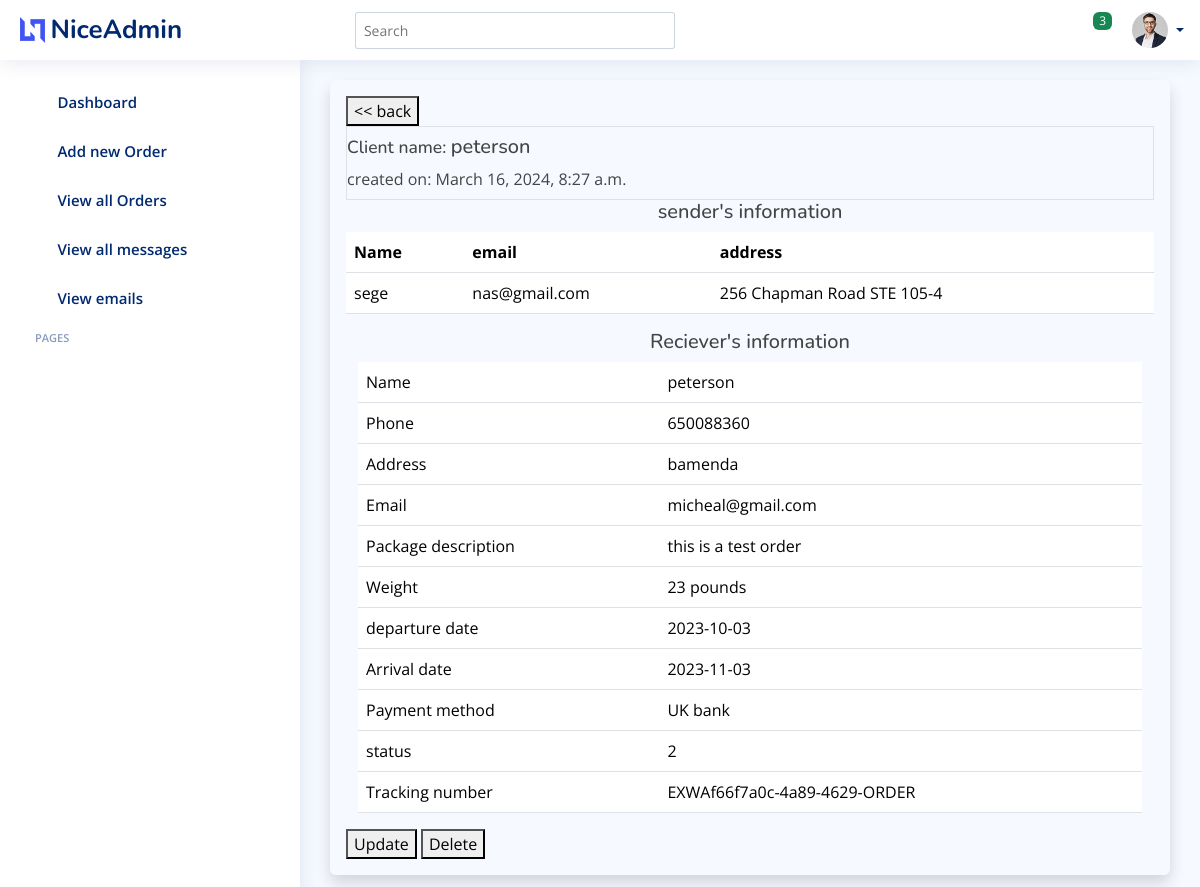
The page /adminside/details/0ee68c50487448ec99fb040bddc094c9/ on the database its author committed.
### adminside/models.py (models this page shows, shortened)
class Order(models.Model):
    sender_name = models.CharField(max_length=50)
    sender_address = models.CharField(max_length=50)
    sender_email = models.EmailField()
    sender_phone = models.CharField(null=True, blank=True, max_length=50)
    reciever_name = models.CharField(max_length=50, null=True, blank=True)
    Phone_number = models.CharField(null=True, blank=True, max_length=50)
    reciever_address = models.CharField(max_length=50, null=True, blank=True)
    reciever_email = models.EmailField()
    origin = models.CharField(max_length=50, null=True, blank=True)
    destination = models.CharField(max_length=50, null=True, blank=True)
    package = models.IntegerField(null=True)
    carrier = models.CharField(max_length=50, null=True, blank=True)
    type_of_shipment = models.CharField(max_length=50, null=True, blank=True)
    description = models.TextField(null=True, blank=True)
    reference_number = models.CharField(max_length=50, null=True, blank=True)
    weight = models.CharField(max_length=50, null=True, blank=True)
    departure_date = models.DateField(null=True, blank=True)
    arrival_date = models.DateField(null=True, blank=True)
    departure_time = models.CharField(null=True, blank=True, max_length=10)
    arrival_time = models.CharField(null=True, blank=True,  max_length=10)
    payment_method = models.CharField(max_length=50, null=True, blank=True)
    tracking_number = models.CharField(default=f"EXWA{str(uuid.uuid4())[:18]}-ORDER", max_length=30, unique=True)
    status = models.IntegerField(choices=ORDERSTATUS, default=1)
    id = models.UUIDField(default=uuid.uuid4, unique=True, primary_key=True, editable= False)
    date_added = models.DateTimeField(auto_now_add = True)
    updated = models.DateTimeField(auto_now=True)
    class Meta:
        ordering = ['-date_added']

### adminside/views.py (the view)
# urls.py: path('details/<str:pk>/', views.details, name = 'details'),
def details(request, pk):
    order = Order.objects.get(id=pk)
    return render(request, 'details.html', {'order': order})

### adminside/templates/details.html
{% extends 'base.html' %}
{% load static %}
{% block content %}
<div class="container  shadow p-3 mb-5 rounded">
    <a href="{% url 'AdminSide:order-list'%}"><button type="button" class="btn-secondary"> << back </button></a>
      <div class="nav navbar border">
          <div class="row">
              <div class="title"><h5><small>Client name: </small>{{ order.reciever_name}}</h5></div>
              <div class="timestamp">created on: {{order.date_added}}</div>
          </div>
      </div>
      <div class="sender">
          <h5 class="text-center">sender's information</h5>
          <table class="table">
              <thead>
                <tr>
                  <th scope="col">Name</th>
                  <th scope="col">email</th>
                  <th scope="col">address</th>
                </tr>
              </thead>
              <tbody>
                <tr>
                  <td>{{order.sender_name}}</td>
                  <td>{{order.sender_email}}</td>
                  <td>{{order.sender_address}}</td>
                </tr>
              </tbody>
            </table>
      </div>
      <div class="container-fluid reciever">
          <h5 class="text-center">Reciever's information</h5>
          <table class="table">
              <tbody>
                <tr>
                  <td class="text-strong">Name</td>
                  <td>{{order.reciever_name}}</td>
                </tr>
                <tr>
                  <td class="text-strong">Phone</td>
                  <td>{{order.Phone_number}}</td>
                </tr>
                <tr>
                  <td class="text-strong">Address</td>
                  <td>{{order.reciever_address}}</td>
                </tr>
                <tr>
                  <td class="text-strong">Email</td>
                  <td>{{order.reciever_email}}</td>
                </tr>
                <tr>
                  <td class="text-strong">Package description</td>
                  <td>{{order.description}}</td>
                </tr>
                <tr>
                  <td class="text-strong">Weight</td>
                  <td>{{order.weight}}</td>
                </tr>
                <tr>
                  <td class="text-strong">departure date</td>
                  <td>{{order.departure_time}}</td>
                </tr>
                <tr>
                  <td class="text-strong">Arrival date</td>
                  <td>{{order.arrival_time}}</td>
                </tr>
                <tr>
                  <td class="text-strong">Payment method</td>
                  <td>{{order.payment_method}}</td>
                </tr>
                <tr>
                  <td class="text-strong">status</td>
                  <td>{{order.status}}</td>
                </tr>
                <tr>
                  <td class="text-strong">Tracking number</td>
                  <td>{{order.tracking_number}}</td>
                </tr>
              </tbody>
            </table>
      </div>
      <a href="{% url 'AdminSide:update-order' order.id %}"><button type="reset">Update</button></a>
      <a href="{% url 'AdminSide:delete-order' order.id %}"><button type="reset">Delete</button></a>
  </div>
{% endblock %}

### adminside/static/assets/css/style.css (style rules this page uses)
:root { scroll-behavior: smooth; }
body { font-family: "Open Sans", sans-serif; background: #f6f9ff; color: #444444; }
a { color: #4154f1; text-decoration: none; }
h1, h2, h3, h4, h5, h6 { font-family: "Nunito", sans-serif; }

### rows shown on the page
Order: reciever_name "peterson", date_added "March 16, 2024, 8:27 a.m.", sender_name "sege", sender_email "nas@gmail.com", sender_address "256 Chapman Road STE 105-4", Phone_number "650088360", reciever_address "bamenda", reciever_email "micheal@gmail.com", description "this is a test order", weight "23 pounds", departure_time "2023-10-03", arrival_time "2023-11-03", payment_method "UK bank", status "2", tracking_number "EXWAf66f7a0c-4a89-4629-ORDER"
